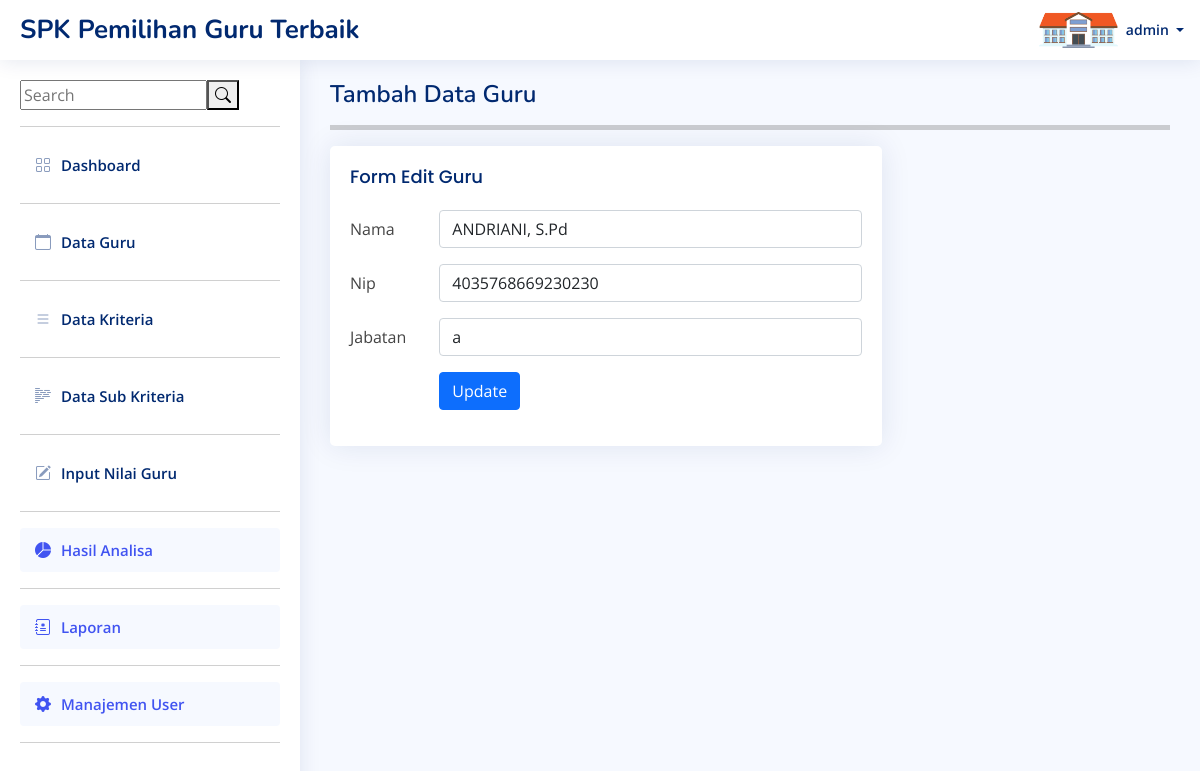
The app's page /edit_guru.php?id=15 (signed in) with its own data.
### tables this page shows
CREATE TABLE `guru` (
  `id_guru` int(11) NOT NULL,
  `nama_guru` varchar(100) NOT NULL,
  `nip` varchar(50) NOT NULL,
  `jabatan` varchar(120) NOT NULL
);

### edit_guru.php (the view, shortened to what this page needs)
<?php
include("template/headers.php");
include("core/fungsi.php");
if(isset($_GET['id'])){
    $id = $_GET['id'];
    $query = "SELECT * FROM guru WHERE id_guru=$id";
    $result = mysqli_query($con,$query);
}
?>
  <main id="main" class="main">
    <div class="pagetitle">
      <h1>Tambah Data Guru</h1>
      <hr style="height:5px;">
    </div>
    <section class="section">
      <div class="row">
        <div class="col-lg-8">
          <div class="card">
            <div class="card-body">
              <h5 class="card-title">Form Edit Guru</h5>
              <form action="fguru.php" method="post">
                  <?php foreach($result as $row): ?>
                <div class="row mb-3">
                  <label for="inputText" class="col-sm-2 col-form-label">Nama</label>
                  <div class="col-sm-10">
                    <input type="text" name="nama_guru" class="form-control" value="<?= $row['nama_guru']; ?>">
                  </div>
                </div>
                <div class="row mb-3">
                  <label for="inputText" class="col-sm-2 col-form-label">Nip</label>
                  <div class="col-sm-10">
                    <input type="text" name="nip" class="form-control" value="<?= $row['nip']; ?>">
                  </div>
                </div>
                <div class="row mb-3">
                  <label for="inputText" class="col-sm-2 col-form-label">Jabatan</label>
                  <div class="col-sm-10">
                    <input type="text" name="jabatan" class="form-control" value="<?= $row['jabatan']; ?>">
                  </div>
                </div>
                <?php endforeach; ?>
                <div class="row mb-3">
                    <div class="col-sm-2"></div>
                  <div class="col-sm-10">
                    <button type="submit" class="btn btn-primary" name="edit">Update</button>
                  </div>
                </div>
              </form>
            </div>
          </div>
        </div>
      </div>
    </section>
  </main>
</body>
</html>

### assets/css/style.css (style rules this page uses)
:root { scroll-behavior: smooth; }
body { font-family: "Open Sans", sans-serif; background: #f6f9ff; color: #444444; }
h1, h2, h3, h4, h5, h6 { font-family: "Nunito", sans-serif; }
#main { margin-top: 60px; padding: 20px 30px; transition: all 0.3s; }
.pagetitle { margin-bottom: 10px; }
.pagetitle h1 { font-size: 24px; margin-bottom: 0; font-weight: 600; color: #012970; }
.card { margin-bottom: 30px; border: none; border-radius: 5px; box-shadow: 0px 0 30px rgba(1, 41, 112, 0.1); overflow: hidden; }
.card-title { padding: 20px 0 15px 0; font-size: 18px; font-weight: 500; color: #012970; font-family: "Poppins", sans-serif; }
.card-body { padding: 0 20px 20px 20px; }
@media (min-width: 1200px) { #main, #footer { margin-left: 300px; } }

### records on screen
guru: nama_guru "ANDRIANI, S.Pd", nip "4035768669230230", jabatan "a"

### other values on screen
$_SESSION['username'] "admin"
